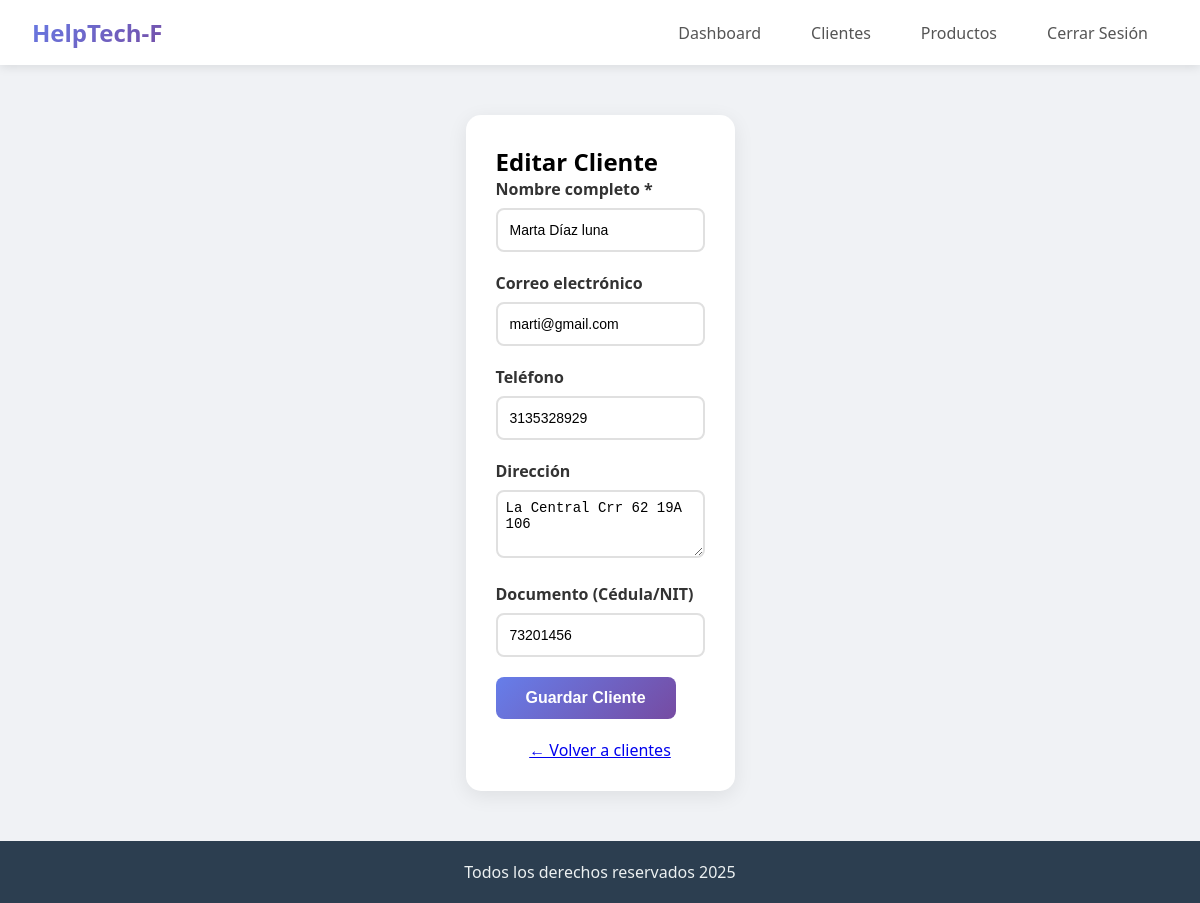
Page /cliente/editar/1 (signed in) on the committed database.
### tables this page shows
CREATE TABLE clientes (
            id INTEGER PRIMARY KEY AUTOINCREMENT,
            usuario_id INTEGER,
            nombre TEXT NOT NULL,
            email TEXT,
            telefono TEXT,
            direccion TEXT,
            documento TEXT,
            fecha_registro TEXT NOT NULL,
            FOREIGN KEY (usuario_id) REFERENCES usuarios (id)
        );

### app.py (the view, shortened to what this page needs)
@app.route('/cliente/editar/<int:id>', methods=['GET', 'POST'])
def editar_cliente(id):
    if 'usuario_id' not in session:
        return redirect(url_for('login'))
    conn = conectar_db()
    cursor = conn.cursor()
    cursor.execute('SELECT id, nombre, email, telefono, direccion, documento FROM clientes WHERE id = ? AND usuario_id = ?',
                  (id, session['usuario_id']))
    cliente = cursor.fetchone()
    conn.close()
    if not cliente:
        return redirect(url_for('listar_clientes'))
    return render_template('cliente_form.html', cliente=cliente, titulo="Editar Cliente")

### app.py (called while the page is built)
def conectar_db():
    return sqlite3.connect('helpTech.db')

### templates/cliente_form.html (shortened to what this page needs)
<!DOCTYPE html>
<html lang="es">
<head>
    <link rel="stylesheet" href="{{ url_for('static', filename='style.css') }}">
</head>
<body>
    <nav class="navbar">
        <div class="logo">HelpTech-F</div>
        <div class="nav-links">
            <a href="{{ url_for('dashboard') }}">Dashboard</a>
            <a href="{{ url_for('listar_clientes') }}">Clientes</a>
            <a href="{{ url_for('listar_productos') }}">Productos</a>
            <a href="{{ url_for('logout') }}">Cerrar Sesión</a>
        </div>
    </nav>
    <div class="container">
        <div class="card">
            <h2>{{ titulo }}</h2>
            <form method="POST">
                <div class="form-group">
                    <label for="nombre">Nombre completo *</label>
                    <input type="text" id="nombre" name="nombre" value="{{ cliente[1] if cliente else '' }}" required>
                </div>
                <div class="form-group">
                    <label for="email">Correo electrónico</label>
                    <input type="email" id="email" name="email" value="{{ cliente[2] if cliente else '' }}">
                </div>
                <div class="form-group">
                    <label for="telefono">Teléfono</label>
                    <input type="text" id="telefono" name="telefono" value="{{ cliente[3] if cliente else '' }}">
                </div>
                <div class="form-group">
                    <label for="direccion">Dirección</label>
                    <textarea id="direccion" name="direccion" rows="3" style="width: 100%; padding: 8px; border: 2px solid #e0e0e0; border-radius: 8px;">{{ cliente[4] if cliente else '' }}</textarea>
                </div>
                <div class="form-group">
                    <label for="documento">Documento (Cédula/NIT)</label>
                    <input type="text" id="documento" name="documento" value="{{ cliente[5] if cliente else '' }}">
                </div>
                <button type="submit">Guardar Cliente</button>
            </form>
            <div style="text-align: center; margin-top: 20px;">
                <a href="{{ url_for('listar_clientes') }}">← Volver a clientes</a>
            </div>
        </div>
    </div>
    <footer>
        <p>Todos los derechos reservados 2025</p>
    </footer>
</body>
</html>

### static/style.css (style rules this page uses)
* { margin: 0; padding: 0; box-sizing: border-box; }
body { font-family: 'Segoe UI', Tahoma, Geneva, Verdana, sans-serif; background: #f0f2f5; min-height: 100vh; display: flex; flex-direction: column; }
.container { max-width: 1200px; margin: 0 auto; padding: 20px; flex: 1; }
.navbar { background: white; padding: 0 2rem; box-shadow: 0 2px 10px rgba(0,0,0,0.1); display: flex; justify-content: space-between; align-items: center; flex-wrap: wrap; }
.logo { font-size: 1.5rem; font-weight: bold; background: linear-gradient(135deg, #667eea 0%, #764ba2 100%); -webkit-background-clip: text; -webkit-text-fill-color: transparent; padding: 1rem 0; }
.nav-links { display: flex; gap: 10px; flex-wrap: wrap; }
.nav-links a { display: inline-block; text-decoration: none; color: #555; padding: 10px 20px; border-radius: 8px; transition: all 0.3s; font-weight: 500; }
.card { background: white; border-radius: 15px; box-shadow: 0 5px 20px rgba(0,0,0,0.08); padding: 30px; margin: 30px auto; }
.form-group { margin-bottom: 20px; }
label { display: block; margin-bottom: 8px; font-weight: 600; color: #333; }
input[type="text"], input[type="email"], input[type="password"], input[type="number"], textarea, select { width: 100%; padding: 12px; border: 2px solid #e0e0e0; border-radius: 8px; font-size: 14px; transition: border-color 0.3s; }
button, .btn { background: linear-gradient(135deg, #667eea 0%, #764ba2 100%); color: white; border: none; padding: 12px 30px; border-radius: 8px; font-size: 16px; font-weight: 600; cursor: pointer; transition: all 0.3s; text-decoration: none; display: inline-block; text-align: center; }
footer { background: #2c3e50; color: #ecf0f1; text-align: center; padding: 20px; margin-top: auto; width: 100%; }

### rows in the picture
clientes: nombre "Marta Díaz luna", email "marti@gmail.com", telefono "3135328929", direccion "La Central Crr 62 19A 106", documento "73201456"

### other values in the picture
{{ titulo }} "Editar Cliente"
